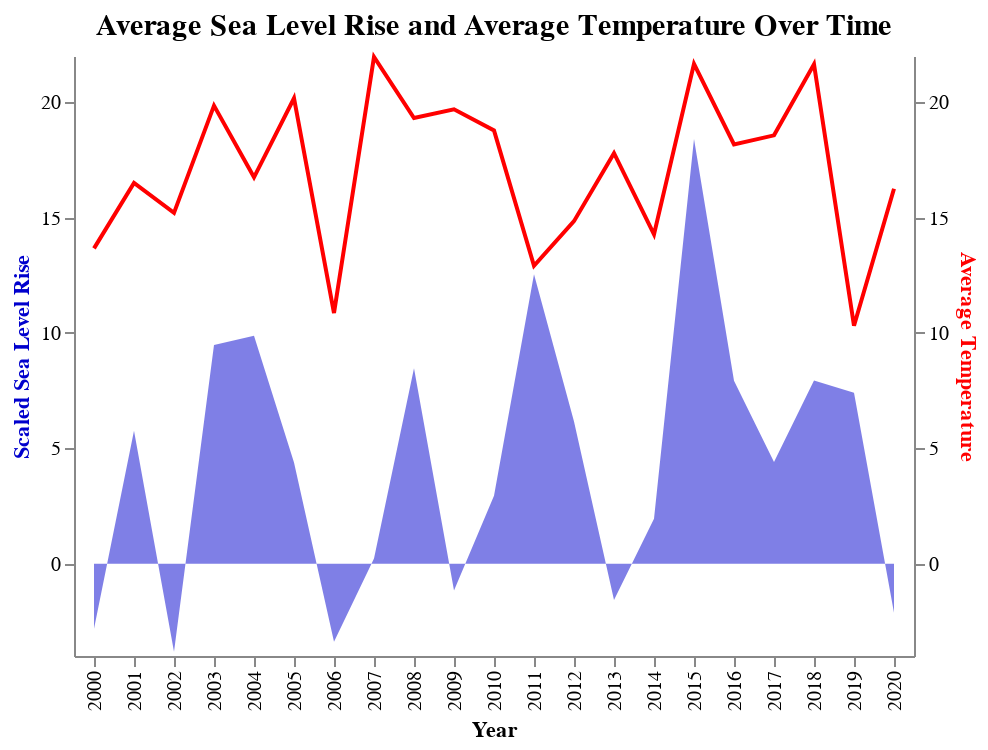

The notebook cell saved with this chart:
### Code cell
# Multiply the sea level rise by a scaling factor to make it comparable on the same plot to the average temperature visually
scaling_factor = 10
sea_level_df['Scaled_Sea_Level_Rise'] = sea_level_df['Avg_Sea_Level_Rise'] * scaling_factor

# Chart for Average Sea Level Rise
sea_level_chart = alt.Chart(sea_level_df).mark_area(color = 'mediumblue', opacity = 0.5).encode(
    x = alt.X('Year:O', title = 'Year'),
    y = alt.Y('Scaled_Sea_Level_Rise', axis = alt.Axis(title = 'Scaled Sea Level Rise', titleColor = 'mediumblue', grid = False)).scale(domain = [-4, 22]),
    tooltip = ['Year', 'Avg_Sea_Level_Rise', 'Avg_Temperature']
)

# Chart for Average Temperature
temperature_chart = alt.Chart(sea_level_df).mark_line(color = 'red').encode(
    x = alt.X('Year:O', title = 'Year'),
    y = alt.Y('Avg_Temperature', axis = alt.Axis(title = 'Average Temperature', titleColor = 'red', grid = False)).scale(domain = [-4, 22])
)

# Combine the charts
alt.layer(sea_level_chart, temperature_chart).resolve_scale(
    y = 'independent'
).properties(
    title = alt.Title('Average Sea Level Rise and Average Temperature Over Time', fontSize = 15)
).configure_view(
    strokeWidth = 0
)

### Figure 1 — Vega-Lite specification as saved in the notebook (floating-point values rounded to 4 significant figures)
{"config": {"view": {"continuousWidth": 300, "continuousHeight": 300, "strokeWidth": 0}}, "layer": [{"mark": {"type": "area", "color": "mediumblue", "opacity": 0.5}, "encoding": {"tooltip": [{"field": "Year", "type": "quantitative"}, {"field": "Avg_Sea_Level_Rise", "type": "quantitative"}, {"field": "Avg_Temperature", "type": "quantitative"}], "x": {"field": "Year", "title": "Year", "type": "ordinal"}, "y": {"axis": {"grid": false, "title": "Scaled Sea Level Rise", "titleColor": "mediumblue"}, "field": "Scaled_Sea_Level_Rise", "scale": {"domain": [-4, 22]}, "type": "quantitative"}}}, {"mark": {"type": "line", "color": "red"}, "encoding": {"x": {"field": "Year", "title": "Year", "type": "ordinal"}, "y": {"axis": {"grid": false, "title": "Average Temperature", "titleColor": "red"}, "field": "Avg_Temperature", "scale": {"domain": [-4, 22]}, "type": "quantitative"}}}], "data": {"name": "data-d7e2adb8d5b50a7f49a695a39c3ad2c1"}, "resolve": {"scale": {"y": "independent"}}, "title": {"text": "Average Sea Level Rise and Average Temperature Over Time", "fontSize": 15}, "$schema": "https://vega.github.io/schema/vega-lite/v5.16.3.json", "datasets": {"data-d7e2adb8d5b50a7f49a695a39c3ad2c1": [{"Year": 2009, "Avg_Sea_Level_Rise": -0.1163, "Avg_Temperature": 19.69, "Scaled_Sea_Level_Rise": -1.163}, {"Year": 2011, "Avg_Sea_Level_Rise": 1.254, "Avg_Temperature": 12.91, "Scaled_Sea_Level_Rise": 12.54}, {"Year": 2014, "Avg_Sea_Level_Rise": 0.1949, "Avg_Temperature": 14.27, "Scaled_Sea_Level_Rise": 1.949}, {"Year": 2002, "Avg_Sea_Level_Rise": -0.3816, "Avg_Temperature": 15.2, "Scaled_Sea_Level_Rise": -3.816}, {"Year": 2007, "Avg_Sea_Level_Rise": 0.02234, "Avg_Temperature": 21.96, "Scaled_Sea_Level_Rise": 0.2234}, {"Year": 2010, "Avg_Sea_Level_Rise": 0.2942, "Avg_Temperature": 18.78, "Scaled_Sea_Level_Rise": 2.942}, {"Year": 2001, "Avg_Sea_Level_Rise": 0.576, "Avg_Temperature": 16.5, "Scaled_Sea_Level_Rise": 5.76}, {"Year": 2003, "Avg_Sea_Level_Rise": 0.9479, "Avg_Temperature": 19.85, "Scaled_Sea_Level_Rise": 9.479}, {"Year": 2004, "Avg_Sea_Level_Rise": 0.9875, "Avg_Temperature": 16.74, "Scaled_Sea_Level_Rise": 9.875}, {"Year": 2006, "Avg_Sea_Level_Rise": -0.3388, "Avg_Temperature": 10.86, "Scaled_Sea_Level_Rise": -3.388}, {"Year": 2008, "Avg_Sea_Level_Rise": 0.8471, "Avg_Temperature": 19.31, "Scaled_Sea_Level_Rise": 8.471}, {"Year": 2012, "Avg_Sea_Level_Rise": 0.6164, "Avg_Temperature": 14.84, "Scaled_Sea_Level_Rise": 6.164}, {"Year": 2015, "Avg_Sea_Level_Rise": 1.841, "Avg_Temperature": 21.66, "Scaled_Sea_Level_Rise": 18.41}, {"Year": 2017, "Avg_Sea_Level_Rise": 0.441, "Avg_Temperature": 18.56, "Scaled_Sea_Level_Rise": 4.41}, {"Year": 2019, "Avg_Sea_Level_Rise": 0.7403, "Avg_Temperature": 10.31, "Scaled_Sea_Level_Rise": 7.403}, {"Year": 2005, "Avg_Sea_Level_Rise": 0.439, "Avg_Temperature": 20.17, "Scaled_Sea_Level_Rise": 4.39}, {"Year": 2016, "Avg_Sea_Level_Rise": 0.7925, "Avg_Temperature": 18.17, "Scaled_Sea_Level_Rise": 7.925}, {"Year": 2000, "Avg_Sea_Level_Rise": -0.2815, "Avg_Temperature": 13.66, "Scaled_Sea_Level_Rise": -2.815}, {"Year": 2013, "Avg_Sea_Level_Rise": -0.1579, "Avg_Temperature": 17.79, "Scaled_Sea_Level_Rise": -1.579}, {"Year": 2018, "Avg_Sea_Level_Rise": 0.794, "Avg_Temperature": 21.64, "Scaled_Sea_Level_Rise": 7.94}, {"Year": 2020, "Avg_Sea_Level_Rise": -0.2127, "Avg_Temperature": 16.25, "Scaled_Sea_Level_Rise": -2.127}]}}
